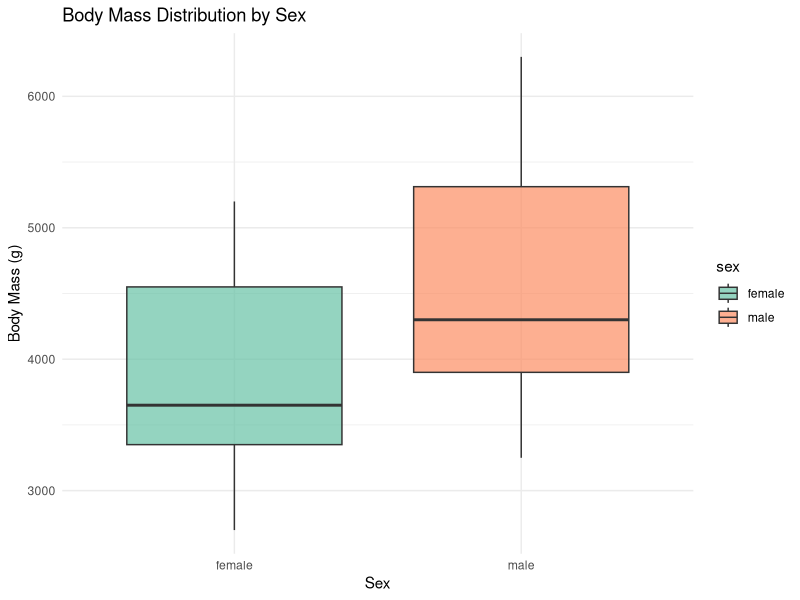
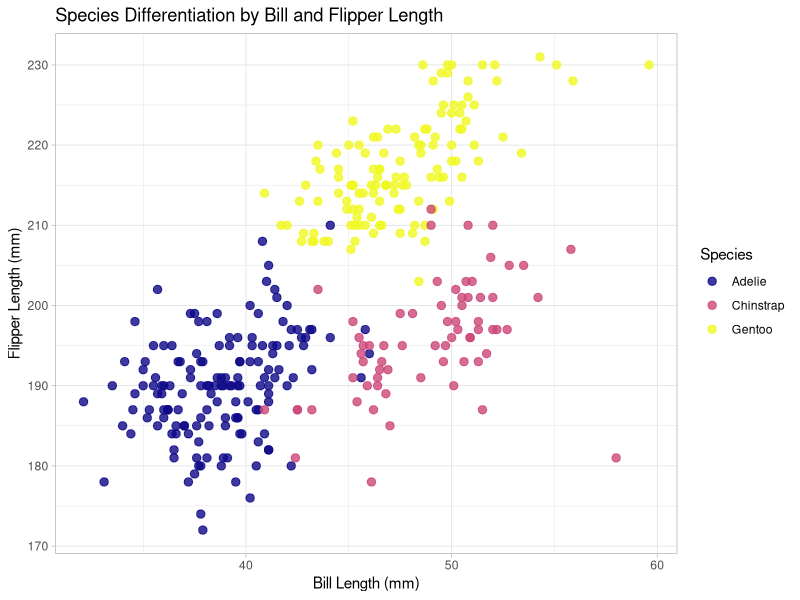
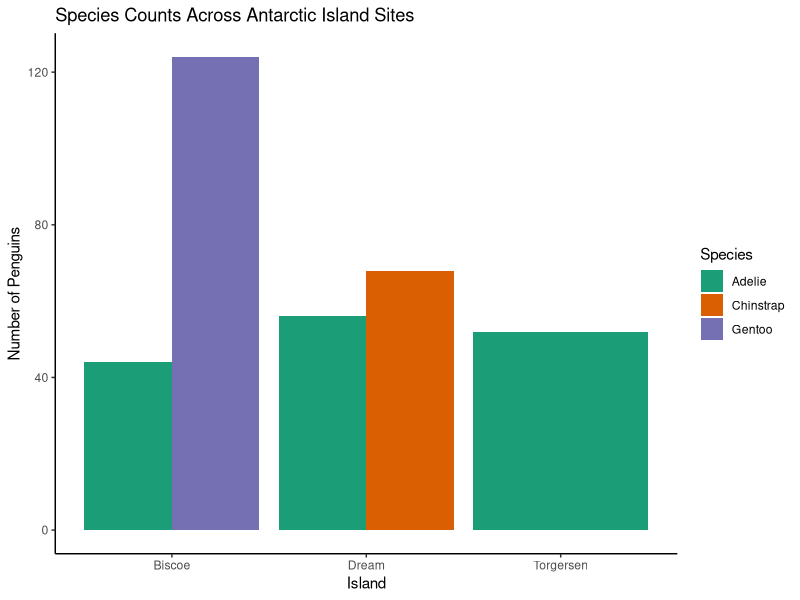

Recreate these plots in R, in order.
## ---- chunk 1
# Setup chunk for loading required libraries
knitr::opts_chunk$set(echo = TRUE)

# Load the required packages
library(palmerpenguins)  # The Palmer Penguins dataset package
library(tidyverse)       # For data manipulation and visualization
## ---- chunk 2
# Count the number of columns (variables) in the dataset
ncol(penguins)

# Count the number of rows (individual penguins) in the dataset
nrow(penguins)

# Count how many penguins fall into each sex category (including missing data)
table(penguins$sex, useNA = "ifany")

# Create a dataframe containing only male penguins using exact matching
# Exact matching avoids capturing "female" inside a partial string search like grep
pmale <- penguins %>% 
  filter(sex == "male")

# Create a dataframe containing only female penguins using exact matching
pfemale <- penguins %>% 
  filter(sex == "female")

# Count the number of observations for each penguin species
table(penguins$species)

# Subset the data to isolate Adélie penguins
pAdel <- penguins %>% 
  filter(species == "Adelie")

# Subset the data to isolate Chinstrap penguins
pChin <- penguins %>% 
  filter(species == "Chinstrap")

# Subset the data to isolate Gentoo penguins
pGen <- penguins %>% 
  filter(species == "Gentoo")

# Count how many penguins were observed on each island
table(penguins$island)

# Subset the data to isolate penguins from Biscoe Island
iBis <- penguins %>% 
  filter(island == "Biscoe")

# Subset the data to isolate penguins from Dream Island
iDream <- penguins %>% 
  filter(island == "Dream")

# Subset the data to isolate penguins from Torgersen Island
iTorg <- penguins %>% 
  filter(island == "Torgersen")
## ---- chunk 3
# 1. Distinguishing Male vs. Female Penguins (Boxplot)
# Bill depth and body mass tend to show clear separation between sexes.
ggplot(data = drop_na(penguins, sex), aes(x = sex, y = body_mass_g, fill = sex)) +
  geom_boxplot(alpha = 0.7) +
  labs(
    title = "Body Mass Distribution by Sex",
    x = "Sex",
    y = "Body Mass (g)"
  ) +
  theme_minimal() +
  scale_fill_brewer(palette = "Set2")

# 2. Distinguishing Penguin Species (Scatter Plot)
# Plotting bill length vs. flipper length cleanly separates the species.
ggplot(data = penguins, aes(x = bill_length_mm, y = flipper_length_mm, color = species)) +
  geom_point(size = 2.5, alpha = 0.8) +
  labs(
    title = "Species Differentiation by Bill and Flipper Length",
    x = "Bill Length (mm)",
    y = "Flipper Length (mm)",
    color = "Species"
  ) +
  theme_light() +
  scale_color_viridis_d(option = "plasma")

# 3. Species Distribution Across Islands (Bar Plot)
# Shows exactly which species inhabit which island sites.
ggplot(data = penguins, aes(x = island, fill = species)) +
  geom_bar(position = "dodge") +
  labs(
    title = "Species Counts Across Antarctic Island Sites",
    x = "Island",
    y = "Number of Penguins",
    fill = "Species"
  ) +
  theme_classic() +
  scale_fill_brewer(palette = "Dark2")
